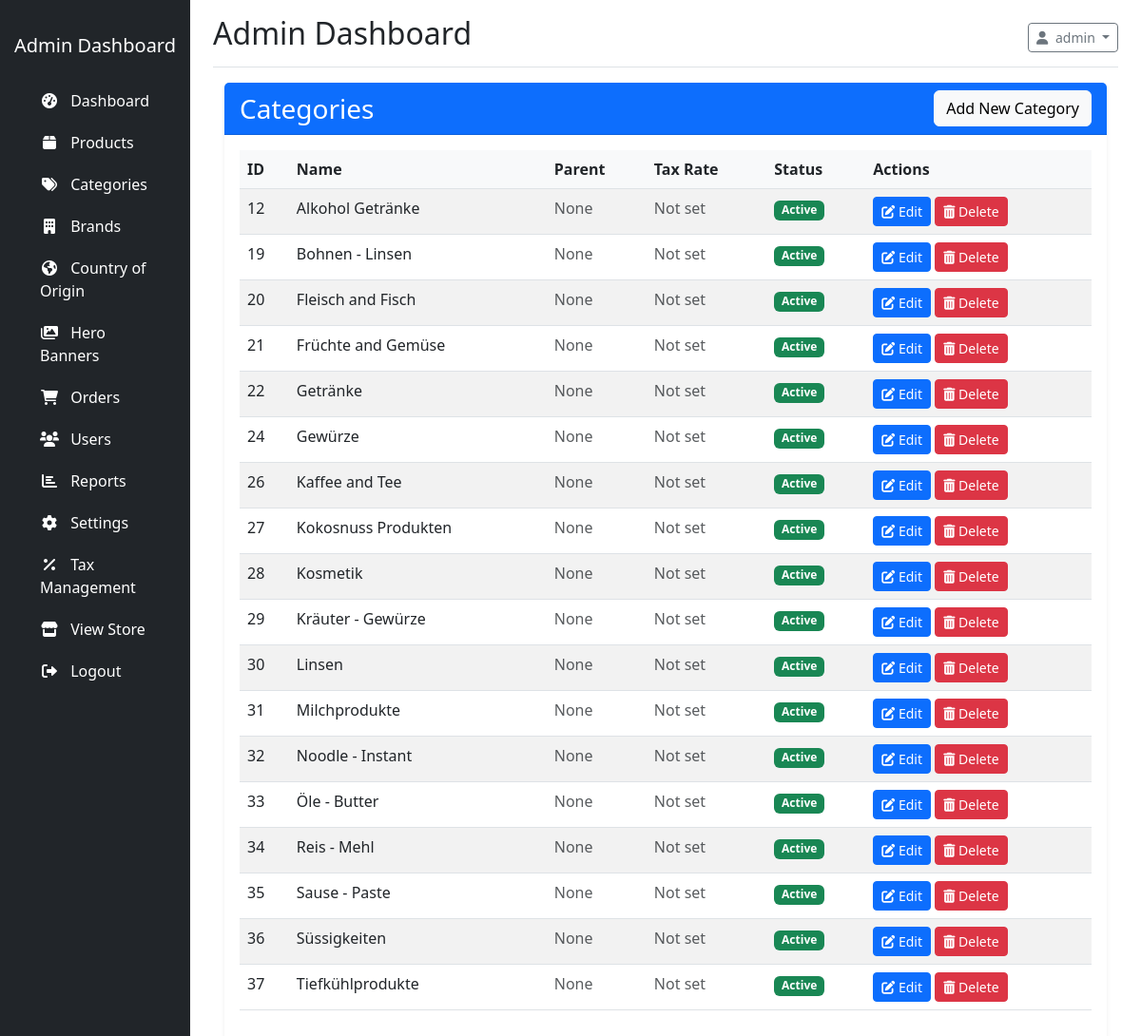
The page /?controller=category&action=adminIndex (signed in) on the database as committed earlier.
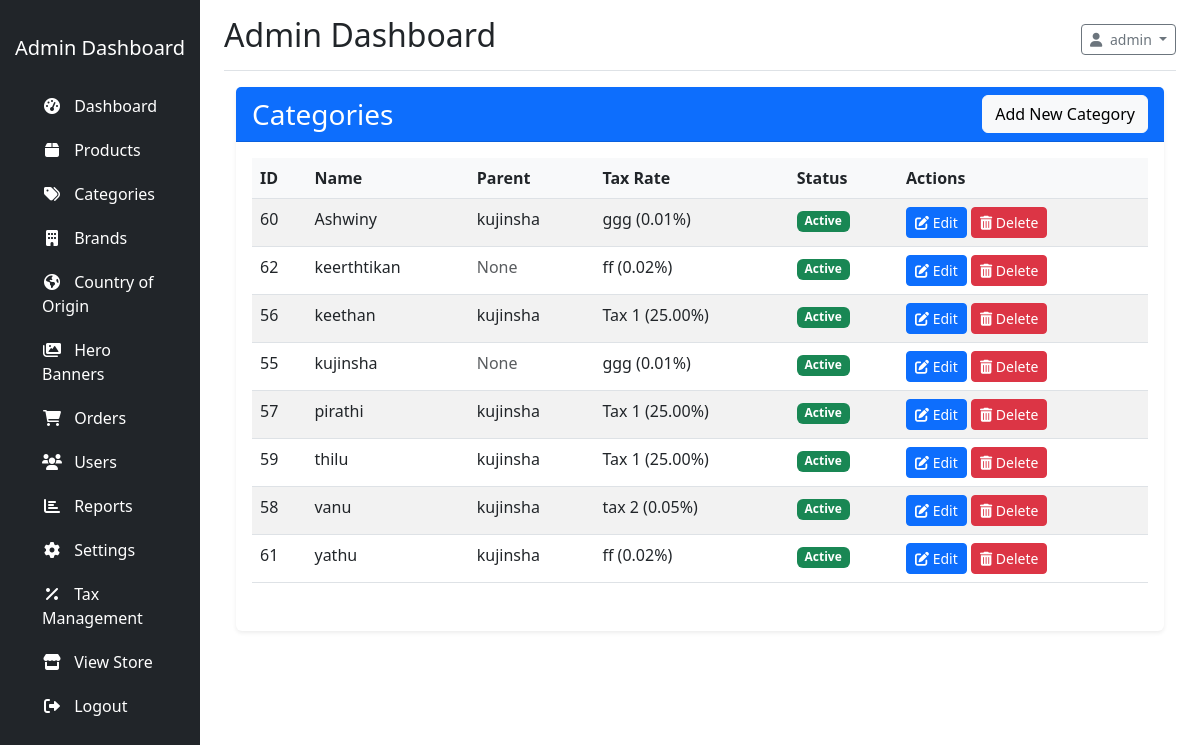
The same page on the database as committed later.
### tables this page shows
CREATE TABLE IF NOT EXISTS `categories` (
  `id` int NOT NULL AUTO_INCREMENT,
  `name` varchar(100) NOT NULL,
  `description` text,
  `icon` varchar(50) DEFAULT NULL,
  `image` varchar(255) DEFAULT NULL,
  `parent_id` int DEFAULT NULL,
  `status` tinyint(1) DEFAULT '1',
  `created_at` timestamp NULL DEFAULT CURRENT_TIMESTAMP,
  `updated_at` timestamp NULL DEFAULT CURRENT_TIMESTAMP ON UPDATE CURRENT_TIMESTAMP,
  `tax_id` int DEFAULT NULL,
  PRIMARY KEY (`id`),
  KEY `parent_id` (`parent_id`),
  KEY `fk_categories_tax` (`tax_id`)
);

CREATE TABLE IF NOT EXISTS `tax_rates` (
  `id` int NOT NULL AUTO_INCREMENT,
  `name` varchar(100) NOT NULL,
  `rate` decimal(10,2) NOT NULL,
  `is_active` tinyint(1) DEFAULT '1',
  `created_at` timestamp NULL DEFAULT CURRENT_TIMESTAMP,
  `updated_at` timestamp NULL DEFAULT CURRENT_TIMESTAMP ON UPDATE CURRENT_TIMESTAMP,
  PRIMARY KEY (`id`)
);

### app/controllers/CategoryController.php (called while the page is built, shortened)
<?php
class CategoryController extends Controller {
    private $categoryModel;
    public function __construct() {
        $this->categoryModel = $this->model('Category');
    }
    public function adminIndex() {
        $page = $this->get('page', 1);
        $categories = $this->categoryModel->paginate($page, 20, 'name', 'ASC');
        $this->view('admin/categories/index', [
            'categories' => $categories
        ]);
    }
}

### config/database.php (called while the page is built, shortened)
<?php
class Database {
    private $host = DB_HOST;
    private $user = DB_USER;
    private $pass = DB_PASS;
    private $dbname = DB_NAME;
    private $conn;
    private $stmt;
    public function __construct() {
        $dsn = 'mysql:host=' . $this->host . ';dbname=' . $this->dbname;
        $options = array(
            PDO::ATTR_PERSISTENT => true,
            PDO::ATTR_ERRMODE => PDO::ERRMODE_EXCEPTION,
            PDO::ATTR_DEFAULT_FETCH_MODE => PDO::FETCH_ASSOC,
            PDO::ATTR_EMULATE_PREPARES => false
        );
        try {
            $this->conn = new PDO($dsn, $this->user, $this->pass, $options);
        } catch(PDOException $e) {
            $this->error = $e->getMessage();
        }
    }
    public function query($query) {
        $this->stmt = null;
        try {
            $this->stmt = $this->conn->prepare($query);
            return true;
        } catch(PDOException $e) {
            $this->error = $e->getMessage();
            error_log('PDO Query Error: ' . $this->error . ' - Query: ' . $query);
            throw $e;
        }
    }
    public function bind($param, $value, $type = null) {
        if(is_null($type)) {
            switch(true) {
                case is_int($value):
                    $type = PDO::PARAM_INT;
                    break;
            }
        }
        try {
            $result = $this->stmt->bindValue($param, $value, $type);
            return true;
        } catch(PDOException $e) {
            $this->error = $e->getMessage();
            error_log('PDO Bind Error: ' . $this->error . ' - Param: ' . $param);
            return false;
        }
    }
    public function execute() {
        try {
            return $this->stmt->execute();
        } catch(PDOException $e) {
            $this->error = $e->getMessage();
            error_log('Execute Error: ' . $this->error);
            return false;
        }
    }
    public function resultSet() {
        try {
            if(!$this->execute()) {
                return [];
            }
            return $this->stmt->fetchAll();
        } catch(PDOException $e) {
            $this->error = $e->getMessage();
            error_log('ResultSet Error: ' . $this->error);
            return [];
        }
    }
    public function single() {
        try {
            if(!$this->execute()) {
                return false;
            }
            return $this->stmt->fetch();
        } catch(PDOException $e) {
            $this->error = $e->getMessage();
            error_log('Single Error: ' . $this->error);
            return false;
        }
    }
}

### app/models/Model.php (called while the page is built, shortened)
<?php
require_once ROOT_PATH . 'config/database.php';
class Model {
    public function __construct() {
        try {
            $this->db = new Database();
        } catch (Exception $e) {
            error_log('Database connection error in Model: ' . $e->getMessage());
            throw new Exception('Failed to connect to database. Please check your configuration.');
        }
    }
}

### app/models/Category.php (called while the page is built, shortened)
<?php
class Category extends Model {
    protected $table = 'categories';
    public function paginate($page = 1, $perPage = 10, $orderBy = 'id', $order = 'DESC') {
        $offset = ($page - 1) * $perPage;
        $countSql = "SELECT COUNT(*) as total FROM {$this->table}";
        if(!$this->db->query($countSql)) {
            $this->lastError = $this->db->getError();
            return [
                'data' => [],
                'total' => 0,
                'current_page' => $page,
                'per_page' => $perPage,
                'total_pages' => 0
            ];
        }
        $totalResult = $this->db->single();
        $total = $totalResult['total'];
        $totalPages = ceil($total / $perPage);
        $sql = "SELECT c.*, p.name as parent_name, t.name as tax_name, t.rate as tax_rate
                FROM {$this->table} c
                LEFT JOIN {$this->table} p ON c.parent_id = p.id
                LEFT JOIN tax_rates t ON c.tax_id = t.id
                ORDER BY c.{$orderBy} {$order}
                LIMIT :limit OFFSET :offset";
        if(!$this->db->query($sql)) {
            $this->lastError = $this->db->getError();
            return [
                'data' => [],
                'total' => $total,
                'current_page' => $page,
                'per_page' => $perPage,
                'total_pages' => $totalPages
            ];
        }
        $this->db->bind(':limit', $perPage);
        $this->db->bind(':offset', $offset);
        $data = $this->db->resultSet();
        return [
            'data' => $data,
            'total' => $total,
            'current_page' => $page,
            'per_page' => $perPage,
            'total_pages' => $totalPages
        ];
    }
}

### app/views/admin/categories/index.php (the view, shortened to what the changed rows need)
<?php require_once APP_PATH . 'views/admin/layouts/header.php'; ?>
<div class="container-fluid">
    <div class="row">
        <div class="col-md-12">
            <div class="card shadow-sm">
                <div class="card-body">
                    <?php if(empty($categories['data'])): ?>
                        <div class="alert alert-info">No categories found.</div>
                    <?php else: ?>
                        <div class="table-responsive">
                            <table class="table table-striped table-hover">
                                <thead>
                                    <tr>
                                        <th>ID</th>
                                        <th>Name</th>
                                        <th>Parent</th>
                                        <th>Tax Rate</th>
                                        <th>Status</th>
                                        <th>Actions</th>
                                    </tr>
                                </thead>
                                <tbody id="categories-table-body">
                                    <?php foreach($categories['data'] as $category): ?>
                                        <tr id="category-row-<?php echo $category['id']; ?>">
                                            <td><?php echo $category['id']; ?></td>
                                            <td><?php echo htmlspecialchars($category['name']); ?></td>
                                            <td>
                                                <?php if(!empty($category['parent_name'])): ?>
                                                    <?php echo htmlspecialchars($category['parent_name']); ?>
                                                <?php else: ?>
                                                    <span class="text-muted">None</span>
                                                <?php endif; ?>
                                            </td>
                                            <td>
                                                <?php if(!empty($category['tax_name'])): ?>
                                                    <?php echo htmlspecialchars($category['tax_name'] . ' (' . $category['tax_rate'] . '%)'); ?>
                                                <?php else: ?>
                                                    <span class="text-muted">Not set</span>
                                                <?php endif; ?>
                                            </td>
                                            <td>
                                                <?php if($category['status'] == 1): ?>
                                                    <span class="badge bg-success">Active</span>
                                                <?php else: ?>
                                                    <span class="badge bg-secondary">Inactive</span>
                                                <?php endif; ?>
                                            </td>
                                            <td>
                                                <a href="<?php echo BASE_URL; ?>?controller=category&action=edit&id=<?php echo $category['id']; ?>" class="btn btn-sm btn-primary">
                                                    <i class="fas fa-edit"></i> Edit
                                                </a>
                                                <button type="button"
                                                        class="btn btn-sm btn-danger delete-category"
                                                        data-id="<?php echo $category['id']; ?>"
                                                        data-name="<?php echo htmlspecialchars($category['name']); ?>">
                                                    <i class="fas fa-trash-alt"></i> Delete
                                                </button>
                                            </td>
                                        </tr>
                                    <?php endforeach; ?>
                                </tbody>
                            </table>
                        </div>
                    <?php endif; ?>
                </div>
            </div>
        </div>
    </div>
</div>
<?php require_once APP_PATH . 'views/admin/layouts/footer.php'; ?>

Rows that differ between the two databases and show on the page:
removed categories: id "12", name "Alkohol Getränke", shows "None", shows "Not set", status "Active"
removed categories: id "19", name "Bohnen - Linsen", shows "None", shows "Not set", status "Active"
removed categories: id "20", name "Fleisch and Fisch", shows "None", shows "Not set", status "Active"
removed categories: id "21", name "Früchte and Gemüse", shows "None", shows "Not set", status "Active"
removed categories: id "22", name "Getränke", shows "None", shows "Not set", status "Active"
removed categories: id "24", name "Gewürze", shows "None", shows "Not set", status "Active"
removed categories: id "26", name "Kaffee and Tee", shows "None", shows "Not set", status "Active"
removed categories: id "27", name "Kokosnuss Produkten", shows "None", shows "Not set", status "Active"
removed categories: id "28", name "Kosmetik", shows "None", shows "Not set", status "Active"
removed categories: id "29", name "Kräuter - Gewürze", shows "None", shows "Not set", status "Active"
removed categories: id "30", name "Linsen", shows "None", shows "Not set", status "Active"
removed categories: id "31", name "Milchprodukte", shows "None", shows "Not set", status "Active"
removed categories: id "32", name "Noodle - Instant", shows "None", shows "Not set", status "Active"
removed categories: id "33", name "Öle - Butter", shows "None", shows "Not set", status "Active"
removed categories: id "34", name "Reis - Mehl", shows "None", shows "Not set", status "Active"
removed categories: id "35", name "Sause - Paste", shows "None", shows "Not set", status "Active"
removed categories: id "36", name "Süssigkeiten", shows "None", shows "Not set", status "Active"
removed categories: id "37", name "Tiefkühlprodukte", shows "None", shows "Not set", status "Active"
added categories: id "60", name "Ashwiny", categories.name "kujinsha", tax_rates.name+rate "ggg (0.01%)", status "Active"
added categories: id "62", name "keerthtikan", shows "None", tax_rates.name+rate "ff (0.02%)", status "Active"
added categories: id "56", name "keethan", categories.name "kujinsha", tax_rates.name+rate "Tax 1 (25.00%)", status "Active"
added categories: id "55", name "kujinsha", shows "None", tax_rates.name+rate "ggg (0.01%)", status "Active"
added categories: id "57", name "pirathi", categories.name "kujinsha", tax_rates.name+rate "Tax 1 (25.00%)", status "Active"
added categories: id "59", name "thilu", categories.name "kujinsha", tax_rates.name+rate "Tax 1 (25.00%)", status "Active"
added categories: id "58", name "vanu", categories.name "kujinsha", tax_rates.name+rate "tax 2 (0.05%)", status "Active"
added categories: id "61", name "yathu", categories.name "kujinsha", tax_rates.name+rate "ff (0.02%)", status "Active"
